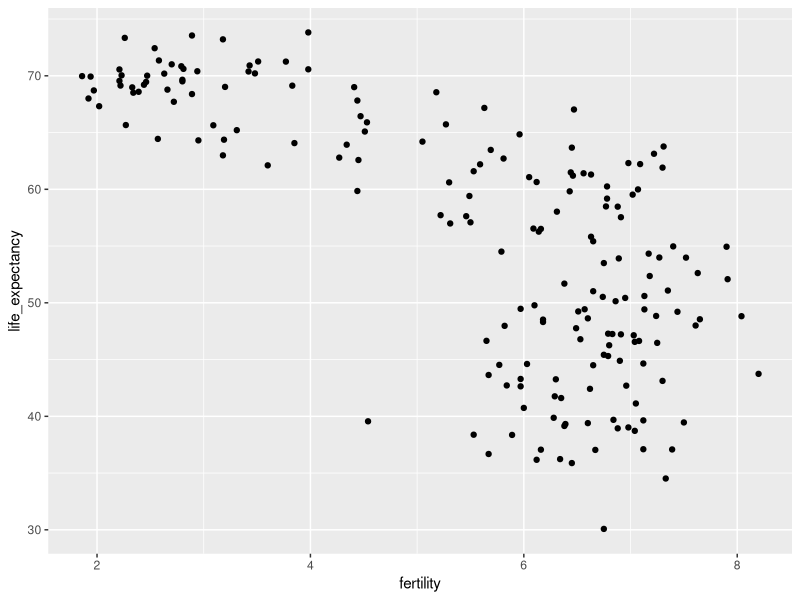
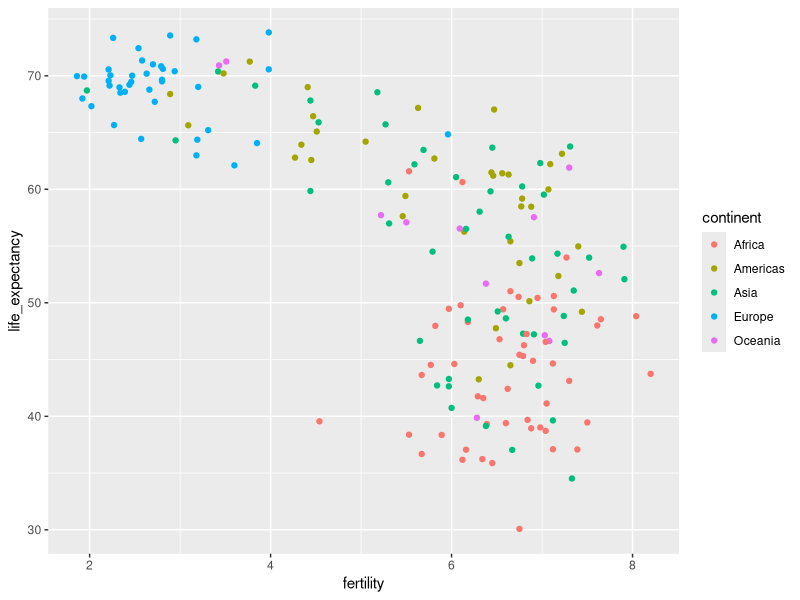
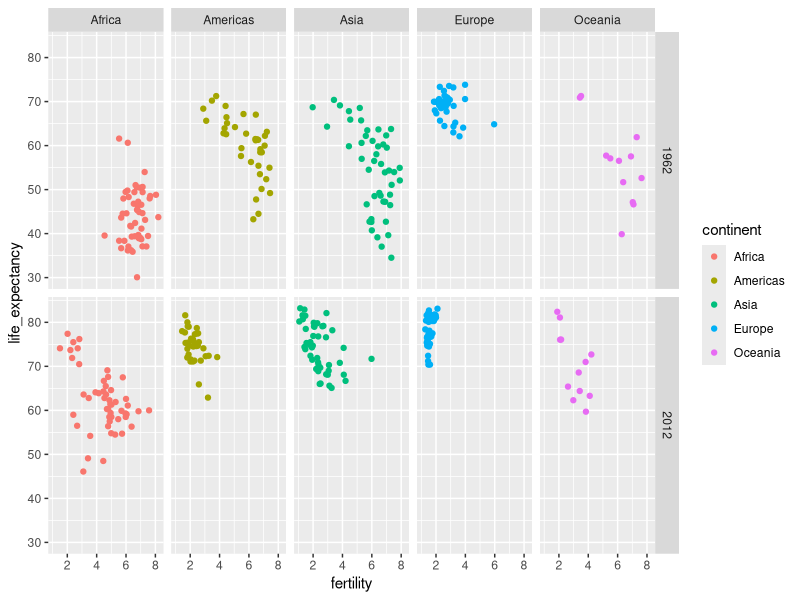
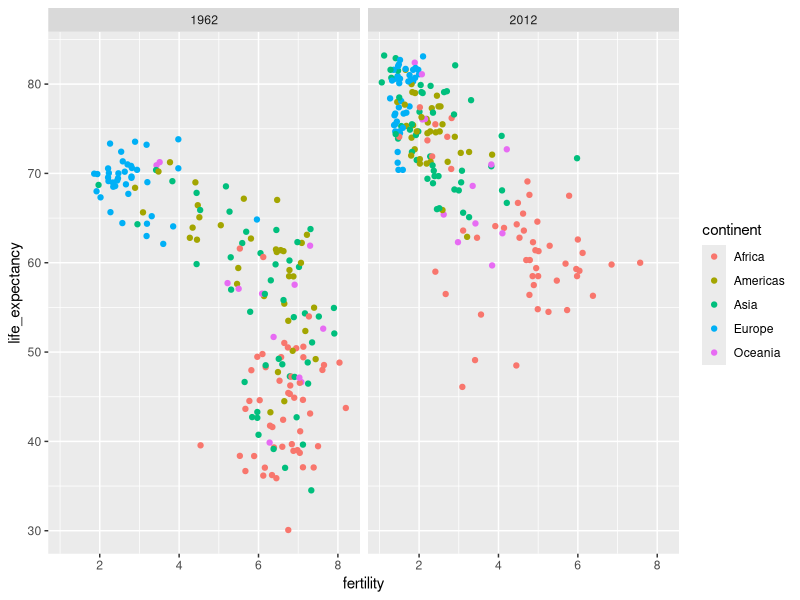
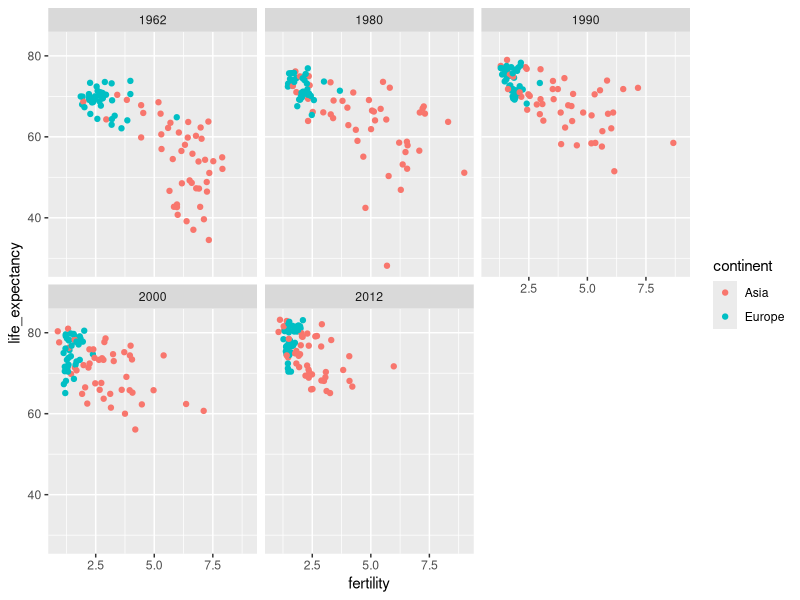
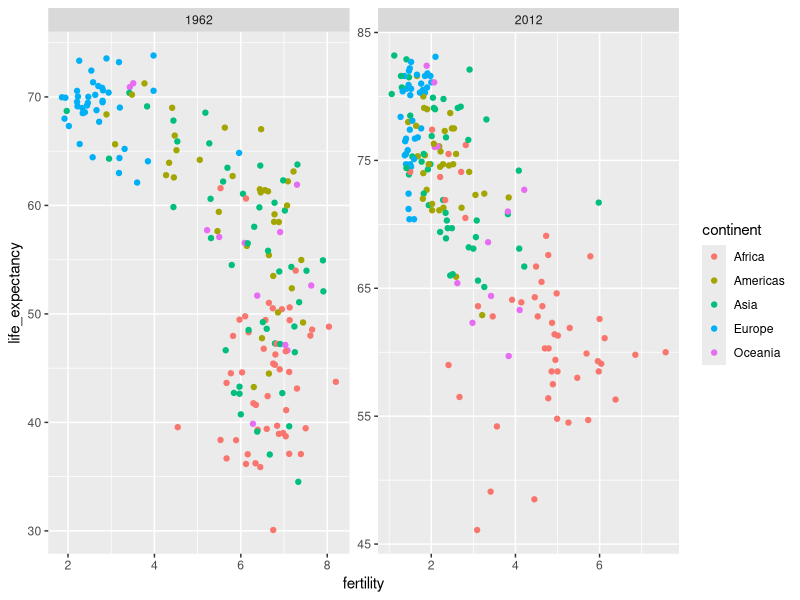

These figures' R source, in order:
## ---- chunk 1
# install.packages("tidyverse")
# install.packages("dslabs")
library(tidyverse)
library(dslabs)
data(gapminder)
gapminder |> 
  as_tibble() |>
  head()
## ---- chunk 2
gapminder |>
  filter(year == 2015 & country %in% c("Sri Lanka", "Turkey")) |>
  select(country, infant_mortality)
## ---- chunk 3
comp_table <-
  tibble(comparison = rep(1:5, each = 2),
         country = c("Sri Lanka", "Turkey", "Poland", "South Korea", "Malaysia", "Russia", "Pakistan","Vietnam","Thailand","South Africa"))

tmp <- 
  gapminder |>
  filter(year == 2015) |>
  select(country, infant_mortality) |>
  mutate(country = as.character(country))

tab <- 
  inner_join(comp_table, tmp, by = "country") |>
  select(-comparison)

tmp <- 
  bind_cols(slice(tab, seq(1, 9, 2)),
            slice(tab, seq(2, 10, 2)))
names(tmp) <- c("country", "infant mortality", "country", "infant mortality")

if(knitr::is_html_output()){
  knitr::kable(tmp, "html") |>
    kableExtra::kable_styling(bootstrap_options = "striped", full_width = FALSE)
} else{
  knitr::kable(tmp, "latex", booktabs = TRUE) |>
    kableExtra::kable_styling(font_size = 8)
}
## ---- chunk 4
filter(gapminder, year == 1962) |>
  ggplot(aes(fertility, life_expectancy)) +
  geom_point()
## ---- chunk 5
filter(gapminder, year == 1962) |>
  ggplot(aes(fertility, life_expectancy, color = continent)) +
  geom_point()
## ---- chunk 6
gapminder |>
  filter(year %in% c(1962, 2012)) |>
  ggplot(aes(fertility, life_expectancy, col = continent)) +
  geom_point() +
  facet_grid(year ~ continent)
## ---- chunk 7
gapminder |>
  filter(year %in% c(1962, 2012)) |>
  ggplot(aes(fertility, life_expectancy, col = continent)) +
  geom_point() +
  facet_grid(. ~ year)
## ---- chunk 8
years <- c(1962, 1980, 1990, 2000, 2012)
continents <- c("Europe", "Asia")
gapminder |>
  filter(year %in% years & continent %in% continents) |>
  ggplot(aes(fertility, life_expectancy, col = continent)) +
  geom_point() +
  facet_wrap(~year)
## ---- chunk 9
gapminder |>
  filter(year %in% c(1962, 2012)) |>
  ggplot(aes(fertility, life_expectancy, col = continent)) +
  geom_point() +
  facet_wrap(. ~ year, scales = "free")
